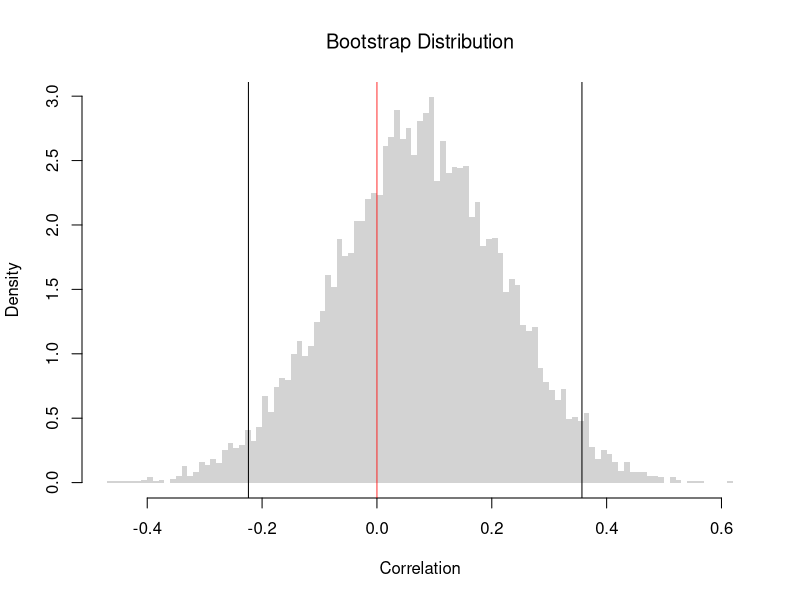
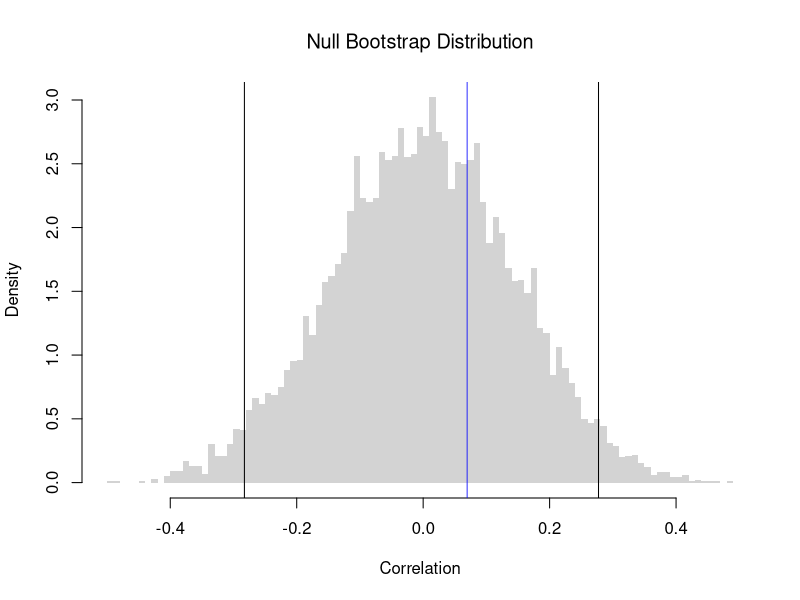
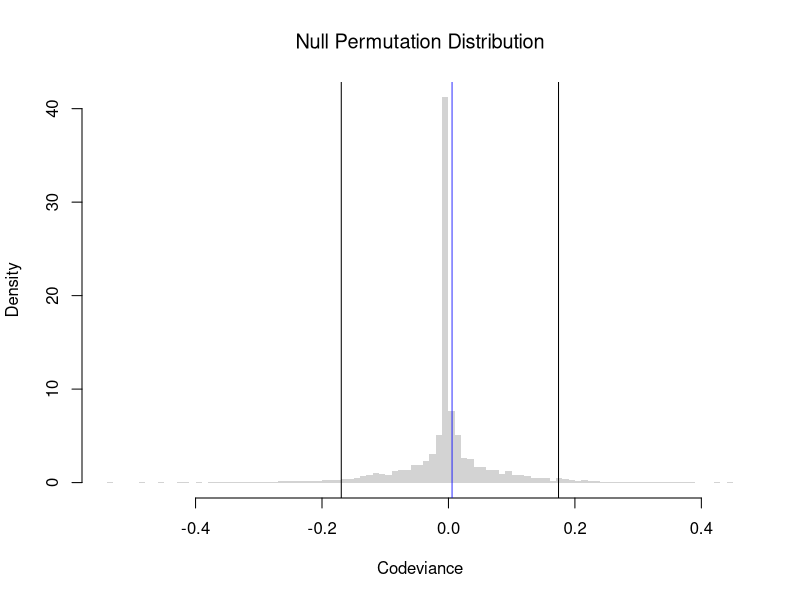
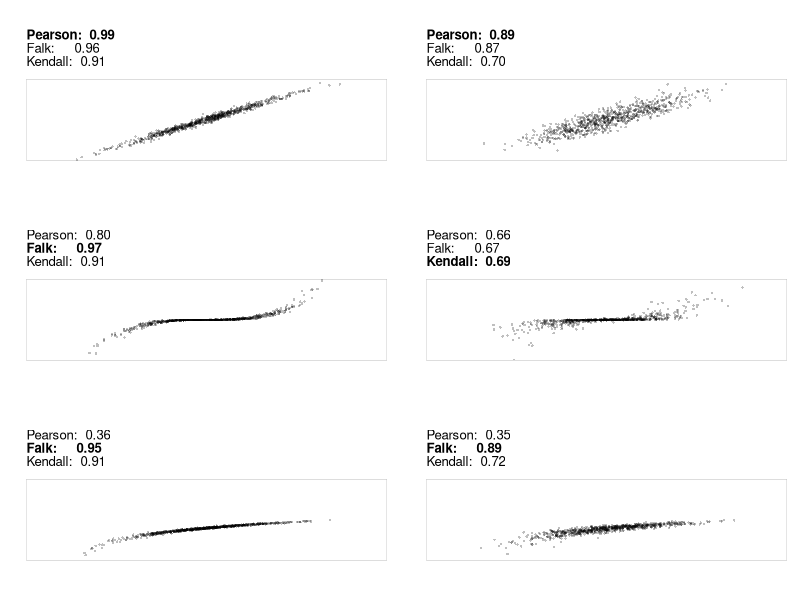
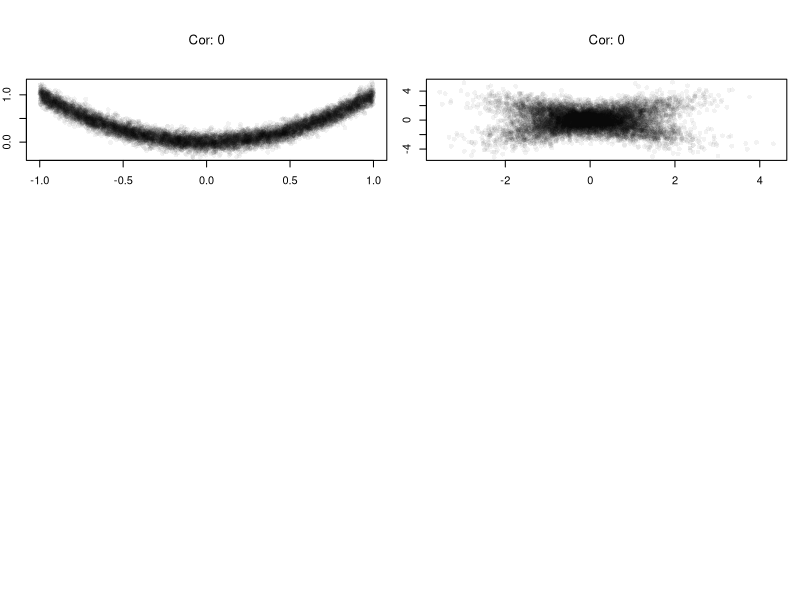
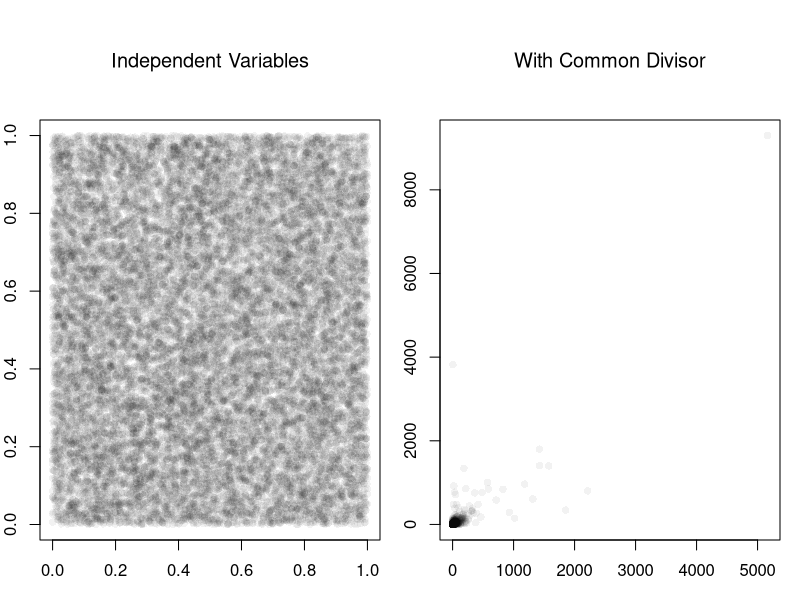
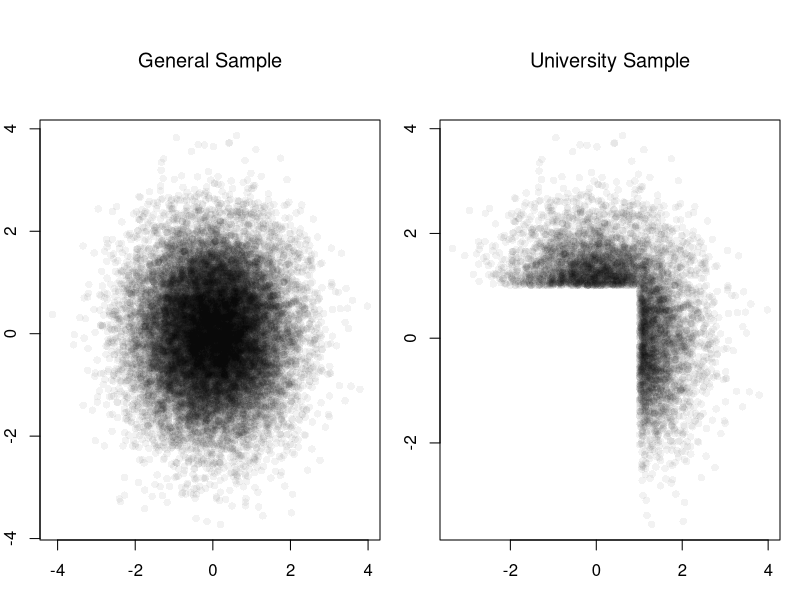
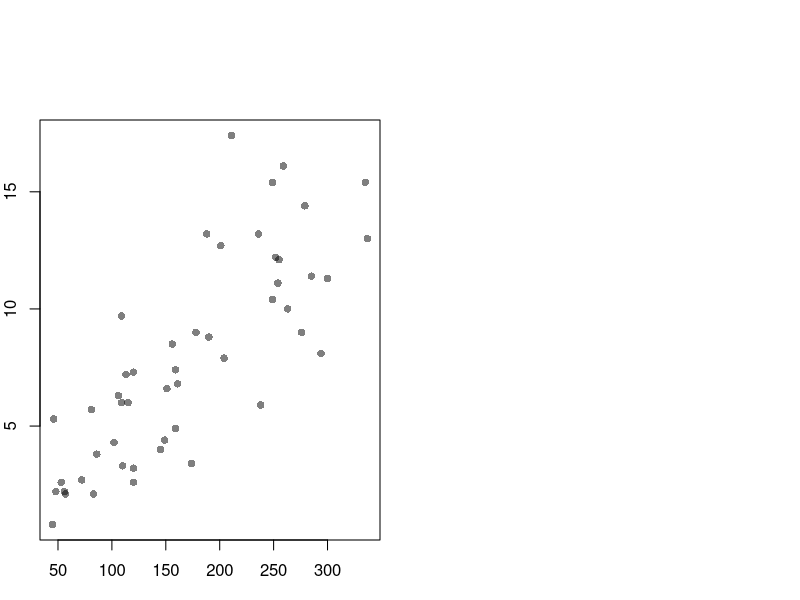

Recreate these plots in R, in order.
## ---- chunk 1
# Create the Data
X <- c(0, 1, 2)
X
Y <- c(0.1, 0.3, 0.2)
Y

# Compute the Means
mX <- mean(X)
mY <- mean(Y)

# Compute the Deviances
dev_X <- X - mX
dev_Y <- Y - mY

# Compute the Covariance
cov_manual <-  sum(dev_X * dev_Y) / length(X)

# Compute the Standard Deviations
var_X <- sum(dev_X^2) / length(X)
sd_X <- sqrt(var_X)
var_Y <- sum(dev_Y^2) / length(Y)
sd_Y <- sqrt(var_Y)

# Compute the Correlation
cor_manual <- cov_manual / (sd_X * sd_Y)
cor_manual

# Verify with the built-in function
cor(X, Y)
## ---- chunk 2
# Load the Data
xy <- USArrests[, c('Murder', 'UrbanPop')]
xy_cor <- cor(xy[, 1], xy[, 2])
#plot(xy, pch=16, col=grey(0, .25))
    
# Bootstrap Distribution of Correlation
n <- nrow(xy)
bootstrap_cor <- rep(NA, 9999)
for(b in seq(bootstrap_cor) ){
    xy_b <- xy[sample(n, replace=T), ]
    xy_cor_b <- cor(xy_b[, 1], xy_b[, 2])
    bootstrap_cor[b] <- xy_cor_b
}
hist(bootstrap_cor, breaks=100,
    border=NA, freq=F,
    xlab='Correlation',
    main=NA)
title('Bootstrap Distribution', font.main=1)

## Test whether correlation is statistically different from 0
boot_ci <- quantile(bootstrap_cor, probs=c(0.025, 0.975))
abline(v=boot_ci)
abline(v=0, col=rgb(1, 0, 0, .8))
## ---- chunk 3
xy <- USArrests[, c('Murder', 'UrbanPop')]
xy_cor <- cor(xy[, 1], xy[, 2])
#plot(xy, pch=16, col=grey(0, .25))
    
# Null Bootstrap Distribution of Correlation
n <- nrow(xy)
null_bootstrap_cor <- rep(NA, 9999)
for(b in seq(null_bootstrap_cor) ){
    xy_b <- xy
    xy_b[, 'UrbanPop'] <- xy[sample(n, replace=T), 'UrbanPop'] ## Reshuffle X
    xy_cor_b <- cor(xy_b[, 1], xy_b[, 2])
    null_bootstrap_cor[b] <- xy_cor_b
}
hist(null_bootstrap_cor, breaks=100,
    border=NA, freq=F,
    xlab='Correlation',
    main=NA)
title('Null Bootstrap Distribution', font.main=1)

## Test whether correlation is statistically different from 0
boot_ci <- quantile(null_bootstrap_cor, probs=c(0.025, 0.975))
abline(v=boot_ci)
abline(v=xy_cor, col=rgb(0, 0, 1, .8))
## ---- chunk 4
codev <- function(xy) {
  # Compute medians for each column
  med <- apply(xy, 2, median)
  # Subtract the medians from each column
  xm <- sweep(xy, 2, med, '-')
  # Compute CoDev
  CoDev <- median(xm[, 1] * xm[, 2])
  # Compute the medians of absolute deviation
  MadProd <- prod( apply(abs(xm), 2, median) )
  # Return the robust correlation measure
  return( CoDev / MadProd)
}
xy_codev <- codev(xy)
xy_codev
## ---- chunk 5
xy_small <- cbind(X=c(1,2,3,4,5), Y=c(2,1,4,3,6))
codev(xy_small)
## ---- chunk 6
xy <- USArrests[, c('Murder', 'UrbanPop')]
xy_cor <- cor(xy[, 1], xy[, 2])
#plot(xy, pch=16, col=grey(0, .25))
    
# Null Permutation Distribution of Codeviance
n <- nrow(xy)
null_permutation_codev <- rep(NA, 9999)
for(b in seq(null_permutation_codev) ){
    xy_b <- xy
    xy_b[, 'UrbanPop'] <- xy[sample(n, replace=F), 'UrbanPop'] ## Reshuffle X
    xy_codev_b <- codev(xy_b)
    null_permutation_codev[b] <- xy_codev_b
}
hist(null_permutation_codev, breaks=100,
    border=NA, freq=F,
    xlab='Codeviance',
    main=NA)
title('Null Permutation Distribution', font.main=1)

## Test whether correlation is statistically different from 0
abline(v=quantile(null_permutation_codev, probs=c(0.025, 0.975)))
abline(v=xy_codev, col=rgb(0, 0, 1, .8))
## ---- chunk 7
xy <- USArrests[, c('Murder', 'UrbanPop')]
xy[, 1] <- rank(xy[, 1] )
xy[, 2] <- rank(xy[, 2] )
# plot(xy, pch=16, col=grey(0, .25))
KT <- cor(xy[, 1], xy[, 2], method = 'kendall')
round(KT, 3)
## ---- chunk 8
cor(c(1,2,3,4), c(1,3,2,4), method='kendall')
## ---- chunk 9
xy <- USArrests[, c('Murder', 'UrbanPop')]
KT <- cor(xy[, 1], xy[, 2], method='kendall')
## ---- chunk 10
#| fig-width: 8
#| fig-height: 8
## https://commons.wikimedia.org/wiki/File:Correlation_examples2.svg

MyPlot <- function(xy, xlim = c(-4, 4), ylim = c(-3, 3)) {
   plot(xy, main = NA, xlab = '', ylab = '',
        col = grey(0, .25), pch=16, cex=.5,
        xaxt = 'n', yaxt = 'n', bty = 'n',
        xlim = xlim, ylim = ylim)
    box(lwd=.1)
    
    cor1 <- cor(xy[, 1], xy[, 2])
    cor2 <- codev(xy)
    cor3 <- cor(xy[, 1], xy[, 2], method='kendall')
    cors <- c(cor1, cor2, cor3)
    
    #cor3 <- abs(generalCorr::gmcmtx0( xy[, c(1, 2)])[2])
    #cor4 <- Rfast::dcor( xy[, 1], xy[, 2])[[4]]
    #cor5 <- XICOR::xicor( xy[, 1], xy[, 2]) ## cor( xy[, 1], xy[, 2], method='kendall') 

    fm <- cors*0 + 1
    fm[which.max(abs(cors))] <- 2
    title(paste0('Pearson:  ',  formatC(cor1, digits=2, format='f')),
        line=3, adj=0, font.main=fm[1])
    title(paste0('Falk:     ',  formatC(cor2, digits=2, format='f')),
        line=2, adj=0, font.main=fm[2])    
    title(paste0('Kendall:  ',  formatC(cor3, digits=2, format='f')),
        line=1, adj=0, font.main=fm[3])
}

MvNormal <- function(n = 1000, cor, f) {
   for (i in cor) {
      sd = matrix(c(1, i, i, 1), ncol = 2)
      x = mvtnorm::rmvnorm(n, c(0, 0), sd)
      x[, 2] <- f(x[, 2])
      MyPlot(x)
   }
}

output <- function() {
   par(mfrow = c(3, 2), oma = c(0, 0, 0, 0), mar=c(3, 2, 6, 1))
   cor <- c(0.99, 0.9)
   MvNormal(800, cor, function(y){y});
   MvNormal(800, cor, function(y){(y/2)^3});
   MvNormal(800, cor, function(y){log( (y-min(y)+.Machine[['double.eps']])/(max(y)-min(y)) ) });
}
output()
## ---- chunk 11
xy <- USArrests[, c('Murder', 'UrbanPop')]
xy[, 1] <- cut(xy[, 1], 3)
xy[, 2] <- cut(xy[, 2], 4)
table(xy)

CV <- function(xy){
    # Create a contingency table from the categorical variables
    tbl <- table(xy)
    # Compute the chi-square statistic (without Yates' continuity correction)
    chi2 <- chisq.test(tbl, correct=FALSE)[['statistic']]
    # Total sample size
    n <- sum(tbl)
    # Compute the minimum degrees of freedom (min(rows-1, columns-1))
    df_min <- min(nrow(tbl) - 1, ncol(tbl) - 1)
    # Calculate Cramer's V
    V <- sqrt((chi2 / n) / df_min)
    return(V)
}
CV(xy)

# DescTools::CramerV( table(xy) )
## ---- chunk 12
# Observed 2x2 table
O <- rbind(degree    = c(employed=30, unemployed=10),
           no_degree = c(20, 40))
n <- sum(O)

# Expected counts under independence
E <- outer(rowSums(O), colSums(O)) / n

# Chi-square statistic and Cramer's V
chi2 <- sum((O - E)^2 / E)
df_min <- min(nrow(O)-1, ncol(O)-1)
c(chi2=chi2, CramerV=sqrt((chi2/n)/df_min))
## ---- chunk 13
set.seed(123)
n <- 10000

# X causes Y via Y = X^2 + noise
X <- runif(n, min = -1, max = 1)
epsilon <- rnorm(n, mean = 0, sd = 0.1)
Y <- X^2 + epsilon  # clear causal effect of X on Y
plot(X, Y, pch=16, col=grey(0, .05),
    main=NA, xlab='X', ylab='Y')

# Correlation over the entire range
title( paste0('Cor: ', round( cor(X, Y), 1) ) ,
    font.main=1)
## ---- chunk 14
# Heterogeneous Effects
X <- rnorm(n) # Randomized 'treatment'

# Heterogeneous effects based on group
group <- rbinom(n, size = 1, prob = 0.5)
epsilon <- rnorm(n, mean = 0, sd = 1)
Y <- ifelse(group == 1,
            X + epsilon,   # positive effect
            -X + epsilon)  # negative effect
plot(X, Y, pch=16, col=grey(0, .05),
    main=NA, xlab='X', ylab='Y')

# Correlation in the pooled sample
title( paste0('Cor: ', round( cor(X, Y), 1) ),
    font.main=1 )
## ---- chunk 15
set.seed(123)
n <- 20000

# Independent components
A <- runif(n)
B <- runif(n)
C <- runif(n)
par(mfrow=c(1, 2))
plot(A, B, pch=16, col=grey(0, .05),
    main=NA, xlab='A', ylab='B')
title('Independent Variables', font.main=1)

# Ratios with a shared denominator
X <- A / C
Y <- B / C
plot(X, Y, pch=16, col=grey(0, .05),
    main=NA, xlab='X', ylab='Y')
title('With Common Divisor', font.main=1)

# Correlation
cor(X, Y)
## ---- chunk 16

# Independent traits in the population
test_score        <- rnorm(n, mean = 0, sd = 1)
extracurriculars  <- rnorm(n, mean = 0, sd = 1)

# Selection above thresholds
threshold <- 1.0
admitted <- (test_score > threshold) | (extracurriculars > threshold)
mean(admitted)  # admission rate

par(mfrow = c(1, 2))
# Full population
plot(test_score, extracurriculars,
     pch=16, col=grey(0, .05),
     main=NA, xlab='Test Score', ylab='Extracurriculars')
title('General Sample', font.main=1)
# Admitted only
plot(test_score[admitted], extracurriculars[admitted],
     pch=16, col=grey(0, .05),
     main=NA, xlab='Test Score', ylab='Extracurriculars')
title('University Sample', font.main=1)
# Correlation among admitted applicants only
cor(test_score[admitted], extracurriculars[admitted])
## ---- chunk 17
plot(Murder ~ Assault, USArrests, pch=16, col=grey(0, .5),
    main=NA, xlab='Assault Arrests', ylab='Murder Arrests')
